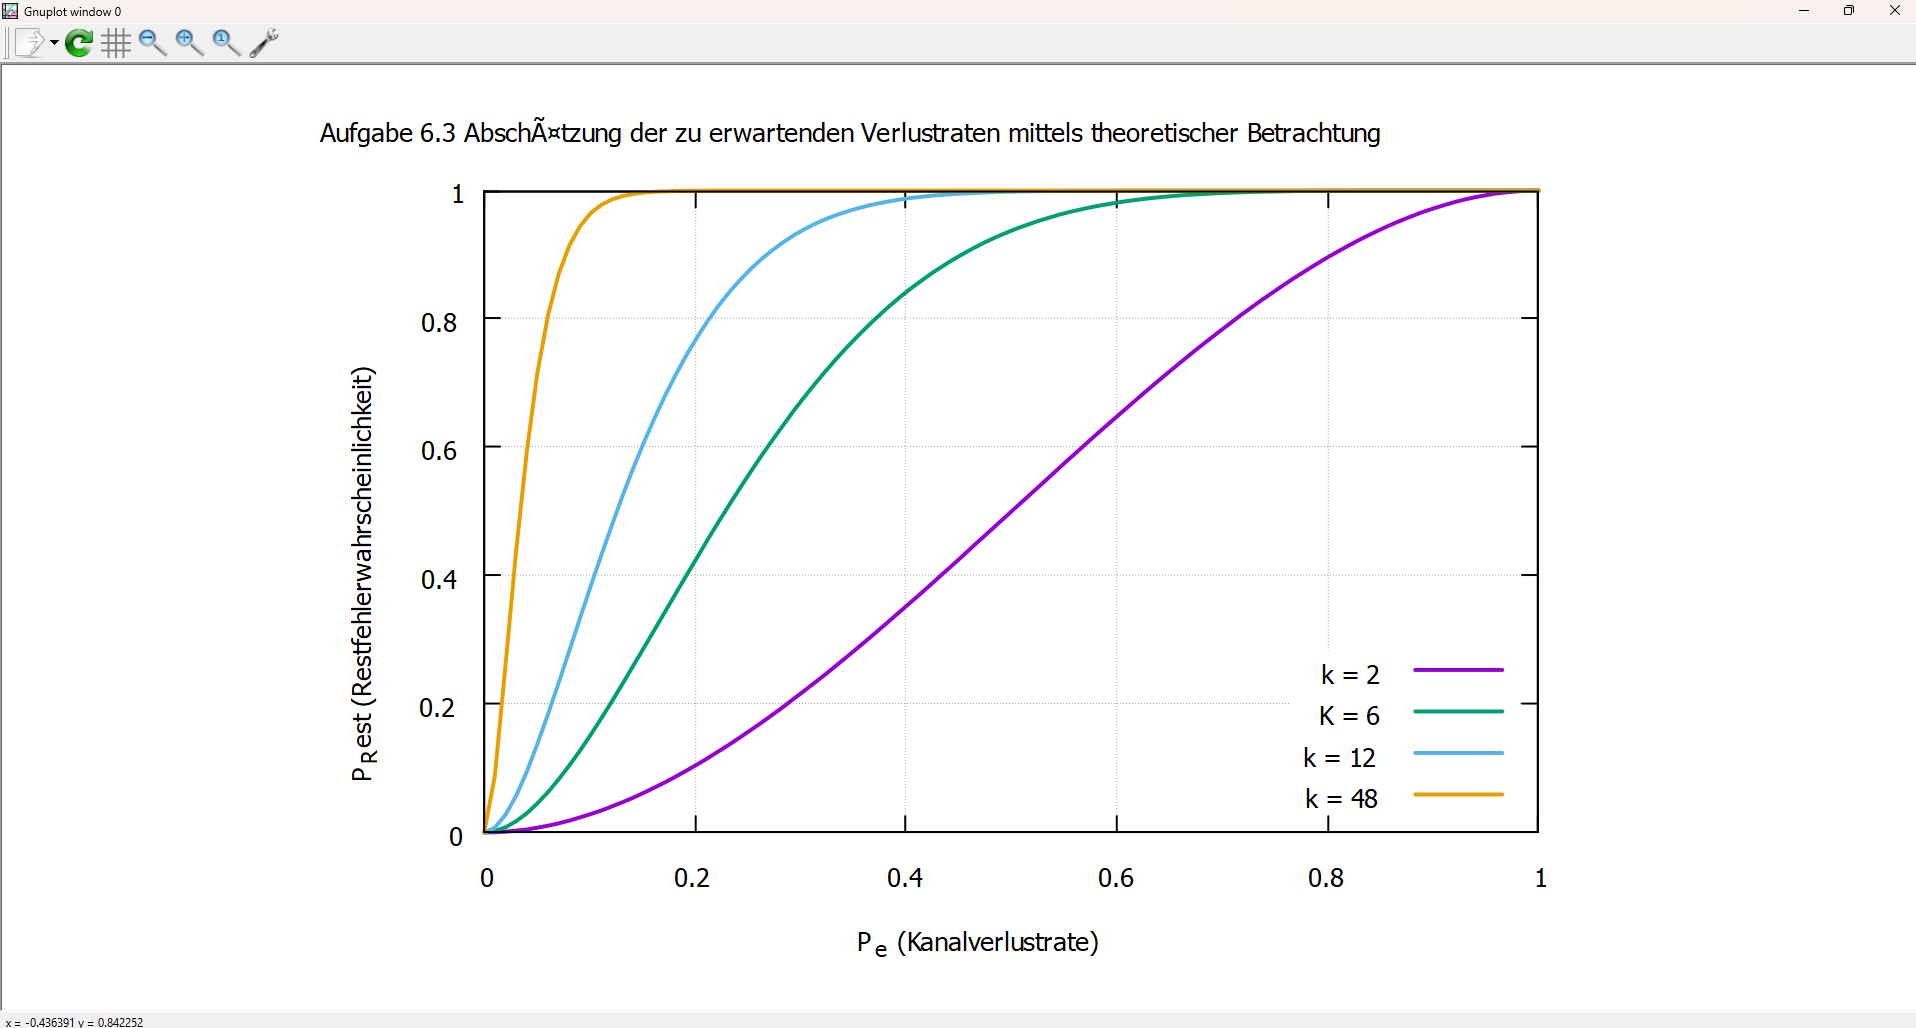

gnuplot code for this plot:
#!/usr/local/bin/gnuplot --persist

# Titel und Achsenbeschriftung
set title "Aufgabe 6.3 Abschätzung der zu erwartenden Verlustraten mittels theoretischer Betrachtung"
set xlabel "P_e (Kanalverlustrate)"
set ylabel "P_Rest (Restfehlerwahrscheinlichkeit)"
set xrange [0:1]
set yrange [0:1]
set grid
set key right bottom

# Formel für die Berechnung der Restfehlerwahrscheinlichkeit
PRestfehler(x, k) = 1 - ((1 - x)**(k+1) + (k+1)*x*(1 - x)**k)

# Plot für verschiedene Werte von n
plot PRestfehler(x, 2) title "k = 2" lw 2, \
     PRestfehler(x, 6) title "K = 6" lw 2, \
     PRestfehler(x, 12) title "k = 12" lw 2, \
     PRestfehler(x, 48) title "k = 48" lw 2
